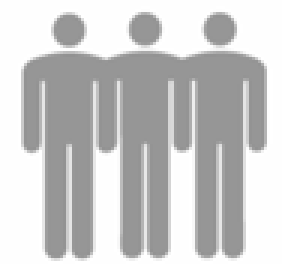
#> input picture アプリケーション一式/images/enemypicto.png, 94 x 88 px (shown 3 times larger)
$ python resize.py
#> lines starting #> are read from the running program, lines starting #| are printed output that depends on the picture
from PIL import Image

img_name="enemypicto.png"
rate = 2

img = Image.open(img_name)
#> img is the input picture: PIL image 94x88 RGBA; mean R, G, B, A 200.2, 200.2, 200.2, 255

img_resize = img.resize((int(img.width / rate), int(img.height / rate)))
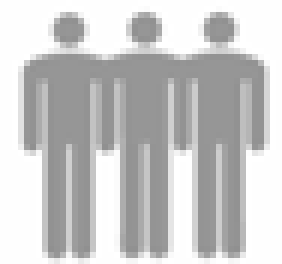
#> img_resize: PIL image 47x44 RGBA (shown 6 times larger); mean R, G, B, A 200, 200, 200, 255
img_resize.save(img_name)
